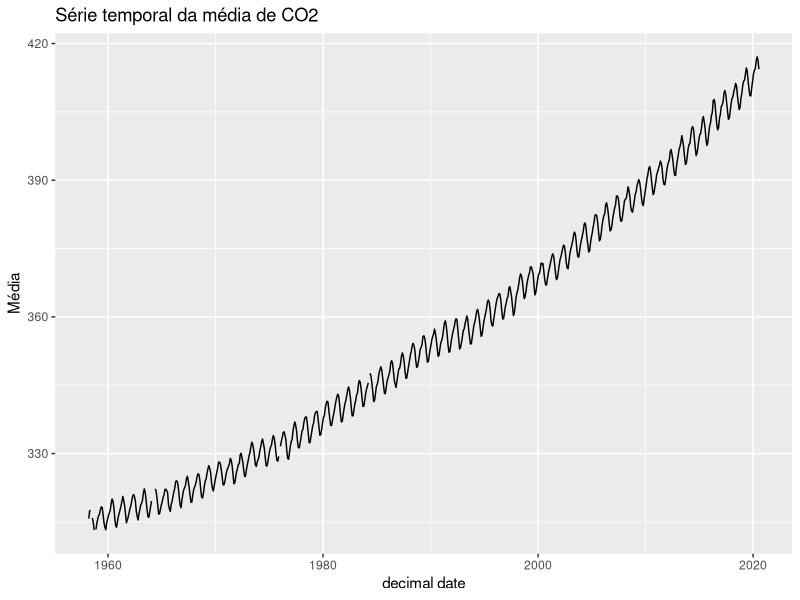
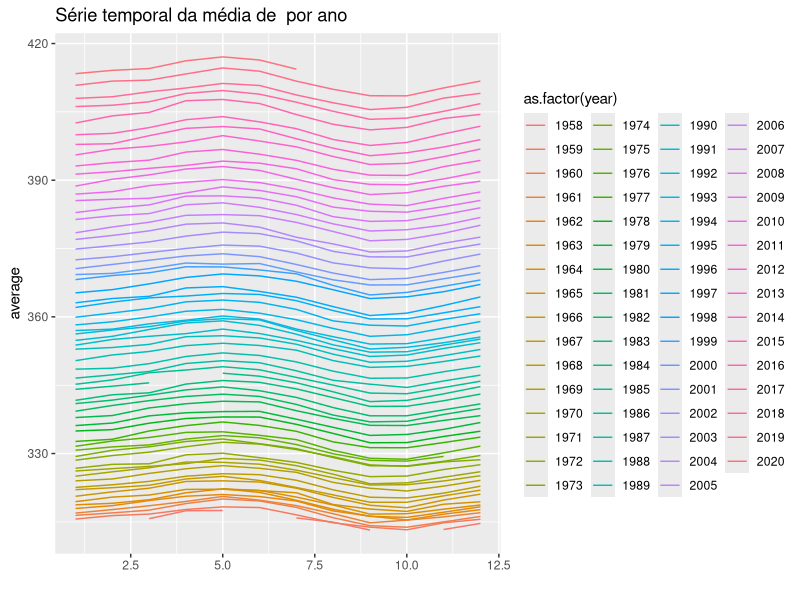

Write R code to recreate these figures, in order.
#exer 1
#falta explicar
library(readr)
library(ggplot2)
data <- read_csv("data/co2_mm_mlo (1).csv",na = '-99.99', comment = "#") #substituo por NA Todos os dados com -99.99 

data
#série temporal sendo o eixo x a data em decimal e y a média sem -99.99
p <- ggplot(data, aes(x=`decimal date`, y=average)) +
  geom_line() + 
  ylab("Média") +
  ggtitle("Série temporal da média de CO2")
p
month <- c(12,3,6,2,3,7)
meses <- c('Janeiro','Fevereiro','Março','Abril','Maio','Junho','Julho','Agosto','Setembro','Outubro','Novembro','Dezembro')
meses[month]
meses
# verificando a sazonalidade por ano e podemos vericar que no meio da ano.
p <- ggplot(data, aes(x=month, y=average, color=as.factor(year))) +
  geom_line() + 
  xlab("")+
  ggtitle("Série temporal da média de  por ano")

p


